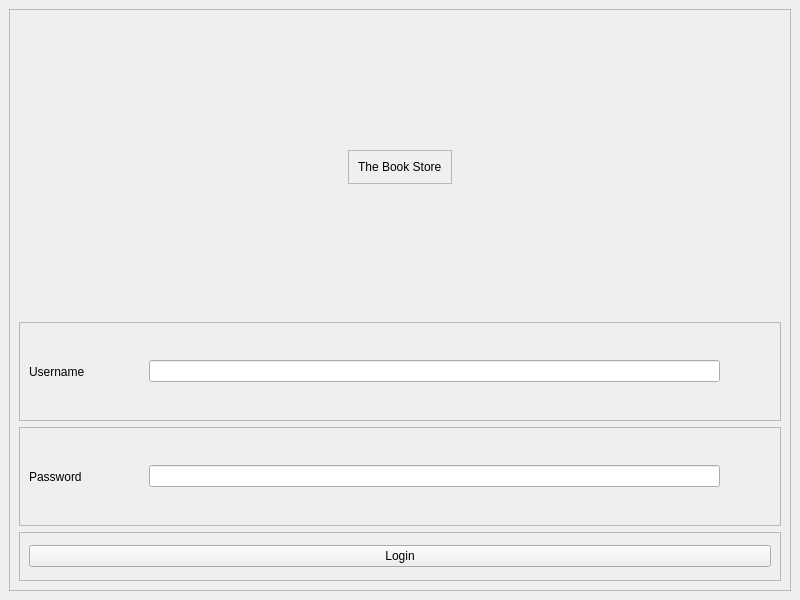
<?xml version="1.0" encoding="UTF-8"?>
<ui version="4.0">
 <class>MainWindow</class>
 <widget class="QMainWindow" name="MainWindow">
  <property name="geometry">
   <rect>
    <x>0</x>
    <y>0</y>
    <width>800</width>
    <height>600</height>
   </rect>
  </property>
  <property name="windowTitle">
   <string>MainWindow</string>
  </property>
  <widget class="QWidget" name="centralwidget">
   <property name="enabled">
    <bool>true</bool>
   </property>
   <layout class="QVBoxLayout" name="verticalLayout_2">
    <item>
     <widget class="QFrame" name="frame">
      <property name="frameShape">
       <enum>QFrame::StyledPanel</enum>
      </property>
      <property name="frameShadow">
       <enum>QFrame::Raised</enum>
      </property>
      <layout class="QVBoxLayout" name="verticalLayout" stretch="6,2,2,1">
       <item alignment="Qt::AlignHCenter|Qt::AlignVCenter">
        <widget class="QFrame" name="frame_5">
         <property name="frameShape">
          <enum>QFrame::StyledPanel</enum>
         </property>
         <property name="frameShadow">
          <enum>QFrame::Raised</enum>
         </property>
         <layout class="QHBoxLayout" name="horizontalLayout_3">
          <item>
           <widget class="QLabel" name="label_3">
            <property name="text">
             <string>The Book Store</string>
            </property>
           </widget>
          </item>
         </layout>
        </widget>
       </item>
       <item>
        <widget class="QFrame" name="frame_4">
         <property name="frameShape">
          <enum>QFrame::StyledPanel</enum>
         </property>
         <property name="frameShadow">
          <enum>QFrame::Raised</enum>
         </property>
         <layout class="QHBoxLayout" name="horizontalLayout_2" stretch="1,5">
          <property name="topMargin">
           <number>0</number>
          </property>
          <property name="rightMargin">
           <number>60</number>
          </property>
          <property name="bottomMargin">
           <number>0</number>
          </property>
          <item>
           <widget class="QLabel" name="l_username">
            <property name="text">
             <string>Username</string>
            </property>
           </widget>
          </item>
          <item>
           <widget class="QLineEdit" name="le_username"/>
          </item>
         </layout>
        </widget>
       </item>
       <item>
        <widget class="QFrame" name="frame_3">
         <property name="frameShape">
          <enum>QFrame::StyledPanel</enum>
         </property>
         <property name="frameShadow">
          <enum>QFrame::Raised</enum>
         </property>
         <layout class="QHBoxLayout" name="horizontalLayout" stretch="1,5">
          <property name="topMargin">
           <number>0</number>
          </property>
          <property name="rightMargin">
           <number>60</number>
          </property>
          <property name="bottomMargin">
           <number>0</number>
          </property>
          <item>
           <widget class="QLabel" name="l_password">
            <property name="text">
             <string>Password</string>
            </property>
           </widget>
          </item>
          <item>
           <widget class="QLineEdit" name="le_password"/>
          </item>
         </layout>
        </widget>
       </item>
       <item>
        <widget class="QFrame" name="frame_2">
         <property name="frameShape">
          <enum>QFrame::StyledPanel</enum>
         </property>
         <property name="frameShadow">
          <enum>QFrame::Raised</enum>
         </property>
         <layout class="QVBoxLayout" name="verticalLayout_3">
          <item>
           <widget class="QPushButton" name="pb_login">
            <property name="text">
             <string>Login</string>
            </property>
           </widget>
          </item>
         </layout>
        </widget>
       </item>
      </layout>
     </widget>
    </item>
   </layout>
  </widget>
 </widget>
 <resources/>
 <connections/>
</ui>
